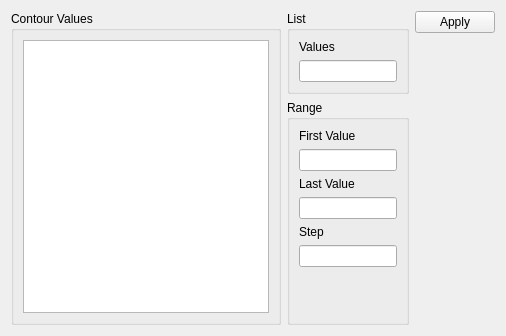
<?xml version="1.0" encoding="UTF-8"?>
<ui version="4.0">
 <class>PVContourWidget</class>
 <widget class="QWidget" name="PVContourWidget">
  <property name="geometry">
   <rect>
    <x>0</x>
    <y>0</y>
    <width>506</width>
    <height>336</height>
   </rect>
  </property>
  <property name="windowTitle">
   <string>Form</string>
  </property>
  <layout class="QGridLayout" name="gridLayout">
   <item row="0" column="0">
    <layout class="QHBoxLayout" name="horizontalLayout">
     <item>
      <widget class="QGroupBox" name="groupBox_3">
       <property name="title">
        <string>Contour Values</string>
       </property>
       <layout class="QVBoxLayout" name="verticalLayout_5">
        <item>
         <widget class="QListView" name="isoValuesListView"/>
        </item>
       </layout>
      </widget>
     </item>
     <item>
      <layout class="QVBoxLayout" name="verticalLayout_3">
       <item>
        <widget class="QGroupBox" name="groupBox_2">
         <property name="title">
          <string>List</string>
         </property>
         <layout class="QVBoxLayout" name="verticalLayout_2">
          <item>
           <widget class="QLabel" name="label_4">
            <property name="text">
             <string>Values</string>
            </property>
           </widget>
          </item>
          <item>
           <widget class="QLineEdit" name="valuesLineEdit"/>
          </item>
         </layout>
        </widget>
       </item>
       <item>
        <widget class="QGroupBox" name="groupBox">
         <property name="title">
          <string>Range</string>
         </property>
         <layout class="QHBoxLayout" name="horizontalLayout_2">
          <item>
           <layout class="QVBoxLayout" name="verticalLayout" stretch="0,0,0,0,0,0,0">
            <item>
             <widget class="QLabel" name="label">
              <property name="text">
               <string>First Value</string>
              </property>
             </widget>
            </item>
            <item>
             <widget class="QLineEdit" name="firstValueLineEdit">
              <property name="text">
               <string/>
              </property>
             </widget>
            </item>
            <item>
             <widget class="QLabel" name="label_2">
              <property name="text">
               <string>Last Value</string>
              </property>
             </widget>
            </item>
            <item>
             <widget class="QLineEdit" name="lastValueLineEdit">
              <property name="text">
               <string/>
              </property>
             </widget>
            </item>
            <item>
             <widget class="QLabel" name="label_3">
              <property name="text">
               <string>Step</string>
              </property>
             </widget>
            </item>
            <item>
             <widget class="QLineEdit" name="stepValueEdit"/>
            </item>
            <item>
             <spacer name="verticalSpacer">
              <property name="orientation">
               <enum>Qt::Vertical</enum>
              </property>
              <property name="sizeHint" stdset="0">
               <size>
                <width>20</width>
                <height>40</height>
               </size>
              </property>
             </spacer>
            </item>
           </layout>
          </item>
         </layout>
        </widget>
       </item>
      </layout>
     </item>
    </layout>
   </item>
   <item row="0" column="1">
    <layout class="QVBoxLayout" name="verticalLayout_4">
     <item>
      <widget class="QPushButton" name="applyButton">
       <property name="text">
        <string>Apply</string>
       </property>
      </widget>
     </item>
     <item>
      <spacer name="verticalSpacer_2">
       <property name="orientation">
        <enum>Qt::Vertical</enum>
       </property>
       <property name="sizeHint" stdset="0">
        <size>
         <width>20</width>
         <height>40</height>
        </size>
       </property>
      </spacer>
     </item>
    </layout>
   </item>
  </layout>
 </widget>
 <resources/>
 <connections/>
</ui>
